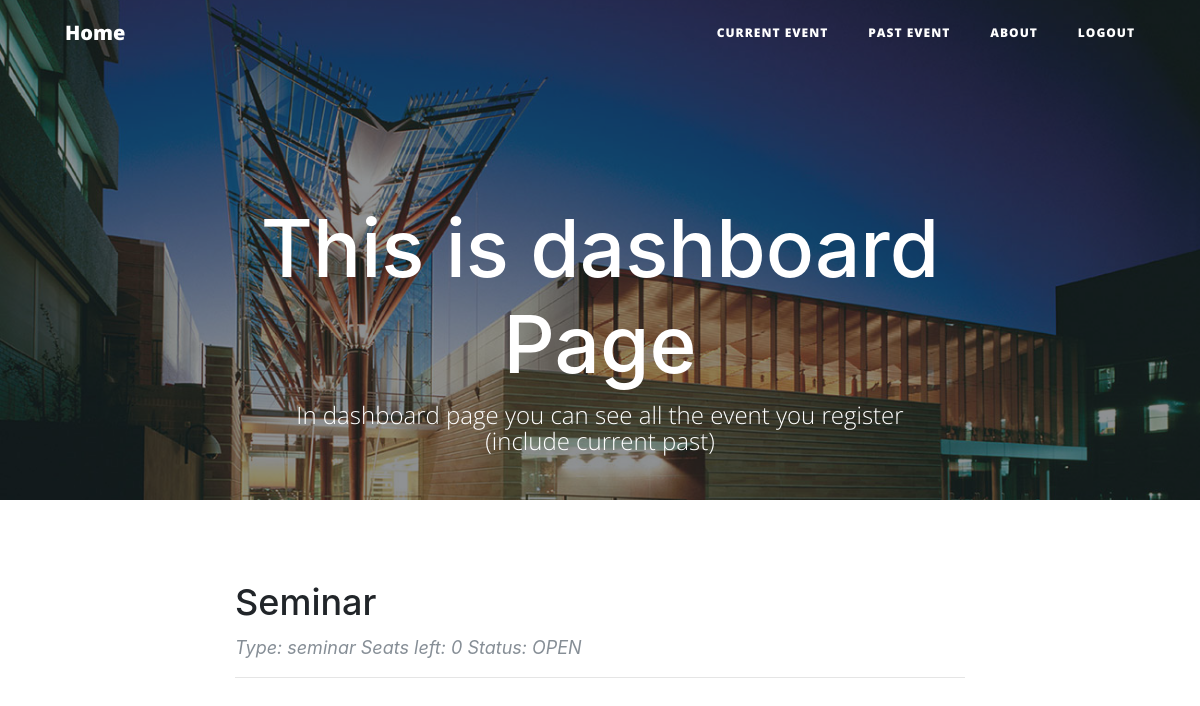
The page /dashboard/ (signed in) on the database its author committed.
### event.py (models this page shows, shortened)
class Seminar(db.Model):
    __tablename__ = 'seminars'
    seminar_id = db.Column(db.Integer, primary_key=True)
    title = db.Column(db.String(120))
    details = db.Column(db.UnicodeText)
    start = db.Column(db.String(80))
    end = db.Column(db.String(80))
    capacity = db.Column(db.Integer)
    status = db.Column(db.String(80))
    creater = db.Column(db.String(80))
    users = db.relationship('User',secondary=seminar_realation,
                            backref=db.backref('seminar_users_all', lazy='dynamic'))
    sessions = db.relationship('Session',secondary=seminar_session,
                            backref=db.backref('session_all', lazy='dynamic'))

### route.py (the view)
@app.route('/dashboard/')
@login_required
def dashboard():
    user = Eventsystem.get_user(current_user)
    events = user.event_users_all.all()
    seminars = user.seminar_users_all.all()
    try:
        Eventsystem.check_regist(events, seminars)
        return render_template('dashboard.html',events = events, seminars = seminars)
    except ErrorMessage as error:
        return render_template('dashboard.html', dash = True, message = error.msg)

### EventSystem.py (called while the page is built)
    def get_user(current_user):
        if current_user.role != 'guest':
            user = User.query.filter_by(zid = current_user.zid).one()
        else:
            user = User.query.filter_by(name = current_user.name).one()
        return user

    def check_regist(event, seminar):
        if len(event) != 0 or len(seminar) != 0:
            return True
        raise ErrorMessage(None,'You have not regist any course or seminar!')

### event.py (called while the page is built)
    @property
    def is_authenticated(self):
        return True

    @property
    def is_anonymous(self):
        return False

### server.py (called while the page is built)
@login_manager.user_loader
def load_user(user_id):
    return User.query.get(int(user_id))

### templates/dashboard.html (shortened to what this page needs)
{% extends 'basedashboard.html' %}
{% block dash %}
<header class="masthead" style="background-image: url('{{ url_for('static',filename='asb-unsw-campus-53.jpg')}}'); width: auto; height:500px;">
    <div class="overlay"></div>
    <div class="container">
        <div class="row">
            <div class="col-lg-8 col-md-10 mx-auto">
                <div class="site-heading">
                    <h1>This is dashboard Page</h1>
                    <span class="subheading">In dashboard page you can see all the event you register</br>(include current past)</span>
                </div>
            </div>
        </div>
    </div>
</header>
<div class="container">
    <div class="row">
        <div class="col-lg-8 col-md-10 mx-auto">
        </div>
    </div>
</div>
<div class="container">
    <div class="row">
        <div class="col-lg-8 col-md-10 mx-auto">
            {% for seminar in seminars %}
                {% if seminar.status == 'OPEN' %}
                    <div class="post-preview">
                        <a href="{{ url_for('seminarinfo', seminarId = seminar.seminar_id) }}">
                            <h2 class="post-title">
                                {{seminar.title}}
                            </h2>
                        </a>
                        <p class="post-meta">Type: seminar Seats left: {{ seminar.capacity - seminar.seminars_all.count() }} Status: {{seminar.status}}</p>
                    </div>
                    <hr>
                {% endif %}
            {% endfor %}
        </div>
    </div>
</div>
{% endblock %}

### rows shown on the page
Seminar: title "Seminar", seminar.capacity-seminar.seminars_all.count() "0", status "OPEN"
